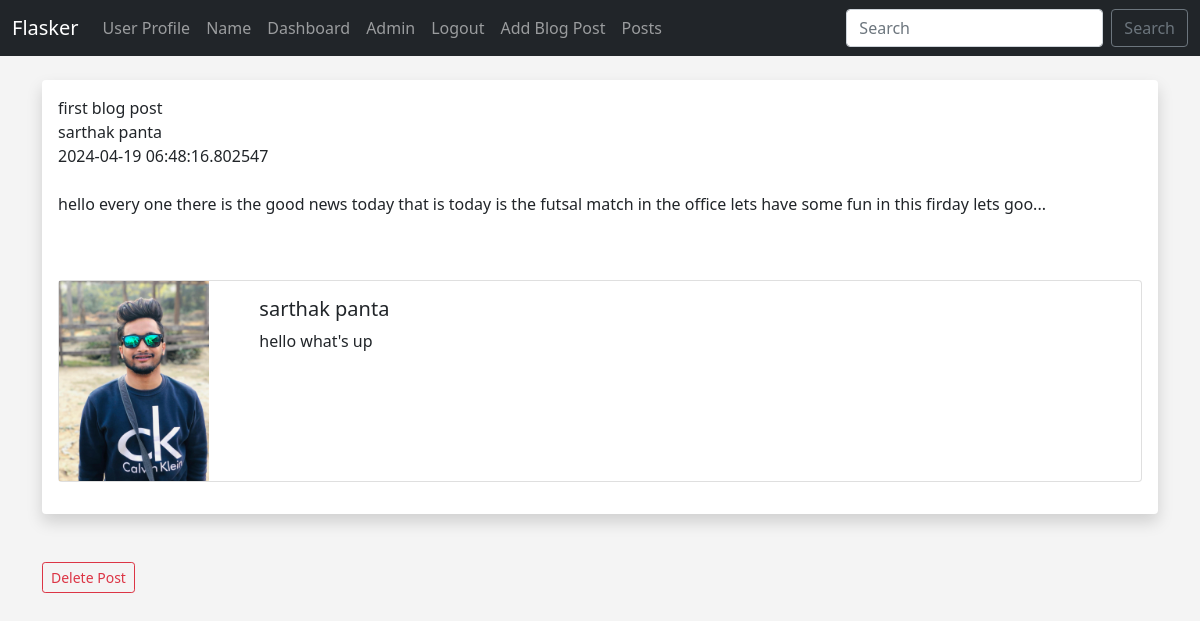
The app's page /posts/1 (signed in) with its own data.
### app.py (models this page shows, shortened)
class Posts(db.Model):
    __tablename__='posts'
    id = db.Column(db.Integer, primary_key=True)
    title = db.Column(db.String(255))
    content = db.Column(db.Text)
    date_posted = db.Column(db.DateTime, default=datetime.utcnow)
    slug = db.Column(db.String(255))
    poster_id = db.Column(db.Integer, db.ForeignKey('users.id'))
    poster = relationship('Users', backref='poster', cascade='all')
    poster_id = db.Column(db.Integer, db.ForeignKey('users.id'))

class Users(db.Model,UserMixin):
    __tablename__='users'
    id = db.Column(db.Integer, primary_key=True)
    username = db.Column(db.String(200), nullable=False, unique=True)
    name = db.Column(db.String(200), nullable=False)
    email = db.Column(db.String(200), nullable=False, unique=True)
    favorite_color = db.Column(db.String(120))
    about_author = db.Column(db.Text(500), nullable=True)
    date_added = db.Column(db.DateTime, default=datetime.utcnow)
    profile_pic = db.Column(db.String(), nullable=True)
    user_posts = relationship('Posts', backref='user', cascade='all')
    password_hash = db.Column(db.String(128))
    @property
    def password(self):
        if form.validate_on_submit():
          user = Users.query.filter_by(username=form.username.data).first()
        if user and user.verify_password(form.password.data):
            login_user(user)
            return redirect(url_for('index'))
        else:
             flash('Invalid username or password', 'error')
        return render_template('login.html', form=form)
        raise AttributeError('password is not a readable!')

### app.py (the view)
@app.route('/posts/<int:id>')
def post(id):
    post = Posts.query.get_or_404(id)
    return render_template("post.html", post=post)

### webform.py
class SearchForm(FlaskForm):
    searched = StringField("Searched", validators=[DataRequired()])
    submit = SubmitField("Login")

### app.py (called while the page is built)
@login_manager.user_loader
def load_user(user_id):
    return Users.query.get(int(user_id))

@app.context_processor
def base():
    form = SearchForm()
    return dict(form=form)

### templates/post.html (shortened to what this page needs)
{% extends 'base.html' %}
{% block content %}
<div class="shadow p-3 mb-5 bg-body rounded">
    {{ post.title }}<br/>
    {{ post.poster.name }}<br/>
    {{ post.date_posted }}<br/><br/>
    {{ post.content|safe }}<br/><br/>
    <div class="card mb-3">
        <div class="row no-gutters">
            <div class="col-md-2">
                {% if post.poster.profile_pic %}
                    <img src="{{ url_for('static',filename='images/' + post.poster.profile_pic)}}" width="150" align="left">
                {% else %}
                    <img src="{{ url_for('static',filename='images/defult photo.jpg')}}" width="150" align="left">
                {% endif %}
            </div>
            <div class="col-md-10">
                <div class="card-body">
                    <h5 class="card-title">
                        {{ post.poster.name }}
                    </h5>
                   <p class="card-text">
                        {% if post.poster.about_author %}
                        {{ post.poster.about_author }}
                        {% else %}
                            Author has no about profile yet..
                        {% endif %}
                        </p>
</div>
</div>
</div>
</div>
</div>
<a href="{{ url_for('delete_post', id=post.id)}}" class="btn btn-outline-danger btn-sm">Delete Post</a>
{% endblock %}

### static/css/style.css (style rules this page uses)
body { background: #f4f4f4; }

### records on screen
Posts: title "first blog post", date_posted "2024-04-19 06:48:16.802547", content "hello every one there is the good news today that is today is the futsal match in the office lets have some fun in this firday lets goo..."
Users: poster.name "sarthak panta", profile_pic (picture), poster.about_author "hello what's up"
